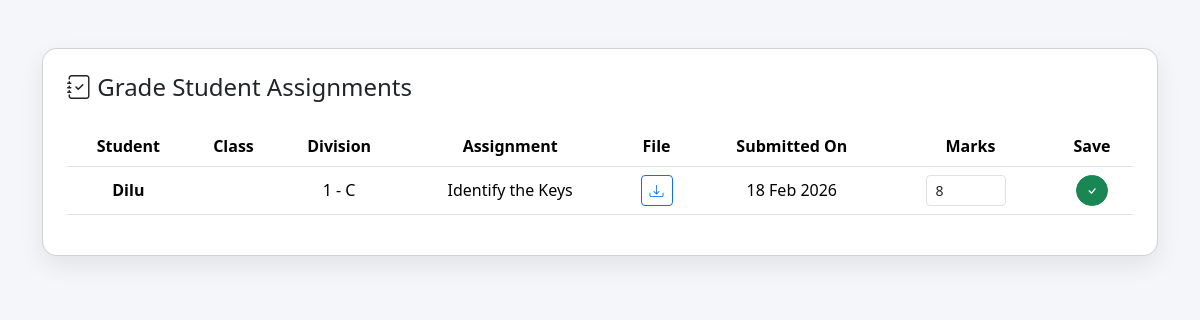
The page /view-submission/ (signed in) on the database its author committed.
### Student/models.py (models this page shows, shortened)
class StudentSubmission(models.Model):
    student = models.ForeignKey(
        'SchoolAdmin.Student',
        on_delete=models.CASCADE
    )
    assignment = models.ForeignKey(
        'Teacher.Assignment',
        on_delete=models.CASCADE
    )
    file = models.FileField(
        upload_to='submissions/',
        validators=[FileExtensionValidator(
            allowed_extensions=['pdf', 'doc', 'docx']
        )]
    )
    submitted_at = models.DateTimeField(auto_now_add=True)
    marks = models.PositiveIntegerField(null=True, blank=True)

### SchoolAdmin/models.py (models this page shows, shortened)
class Student(models.Model):
    user = models.OneToOneField(
        settings.AUTH_USER_MODEL,
        on_delete=models.CASCADE,
        null=True,
        blank=True
    )
    name = models.CharField(max_length=150)
    guardian_name = models.CharField(max_length=150)
    address = models.TextField()
    contact_number = models.CharField(max_length=15)
    date_of_birth = models.DateField()
    aadhar_number = models.CharField(max_length=12, unique=True)
    date_of_joining = models.DateField(default=date.today)
    division = models.ForeignKey(
        'Division',
        on_delete=models.PROTECT,
        related_name="students"
    )
    created_at = models.DateTimeField(auto_now_add=True)

class Division(models.Model):
    school_class = models.ForeignKey(
        SchoolClass,
        on_delete=models.CASCADE,
        related_name="divisions"
    )
    name = models.CharField(max_length=10)
    class Meta:
        unique_together = ('school_class', 'name')
    def __str__(self):
        return f"{self.school_class.name} - {self.name}"

class SchoolClass(models.Model):
    name = models.CharField(max_length=100, unique=True)

### Teacher/models.py (models this page shows, shortened)
class Assignment(models.Model):
    teacher = models.ForeignKey(
        'SchoolAdmin.Teacher',
        on_delete=models.CASCADE
    )
    school_class = models.ForeignKey(
        'SchoolAdmin.SchoolClass',
        on_delete=models.CASCADE
    )
    division = models.ForeignKey(
        'SchoolAdmin.Division',
        on_delete=models.CASCADE
    )
    subject = models.ForeignKey(
        'SchoolAdmin.Subject',
        on_delete=models.CASCADE
    )
    title = models.CharField(max_length=200)
    description = models.TextField()
    due_date = models.DateField()
    created_at = models.DateTimeField(auto_now_add=True)

### Teacher/views.py (the view, shortened to what this page needs)
# urls.py: path('view-submission/', views.teacher_view_submission, name='teacher_view_submission'),
@login_required
def teacher_view_submission(request):
    if request.user.role != 'TEACHER':
        return redirect('login')
    submissions = StudentSubmission.objects.select_related(
        'student', 'assignment'
    )
    return render(request, "teacher_view_submission.html", {
        "submissions": submissions
    })

### templates/teacher_view_submission.html (shortened to what this page needs)
<!DOCTYPE html>
<html>
<head>
    <link href="https://cdn.jsdelivr.net/npm/bootstrap@5.3.2/dist/css/bootstrap.min.css" rel="stylesheet">
    <link rel="stylesheet" href="https://cdn.jsdelivr.net/npm/bootstrap-icons@1.11.1/font/bootstrap-icons.css">
</head>
<body>
<div class="container py-5">
    <div class="card card-custom p-4">
        <h4 class="mb-4">
            <i class="bi bi-journal-check"></i> Grade Student Assignments
        </h4>
        <div class="table-responsive">
            <table class="table table-hover align-middle text-center">
                <thead>
                    <tr>
                        <th>Student</th>
                        <th>Class</th>
                        <th>Division</th>
                        <th>Assignment</th>
                        <th>File</th>
                        <th>Submitted On</th>
                        <th>Marks</th>
                        <th>Save</th>
                    </tr>
                </thead>
                <tbody>
                    {% for sub in submissions %}
                    <tr>
                        <td class="fw-semibold">{{ sub.student.name }}</td>
                        <td>{{ sub.student.student_class }}</td>
                        <td>{{ sub.student.division }}</td>
                        <td>{{ sub.assignment.title }}</td>
                        <td>
                            <a href="{{ sub.file.url }}"
                               class="btn btn-sm btn-outline-primary">
                                <i class="bi bi-download"></i>
                            </a>
                        </td>
                        <td>{{ sub.submitted_at|date:"d M Y" }}</td>
                        <td>
                            <form method="POST" class="d-flex justify-content-center">
                                <input type="number"
                                       name="marks"
                                       value="{{ sub.marks }}"
                                       class="form-control form-control-sm marks-input me-2"
                                       min="0"
                                       max="100"
                                       required>
                        </td>
                        <td>
                                <button type="submit"
                                        class="btn btn-success btn-sm grade-btn">
                                    <i class="bi bi-check"></i>
                                </button>
                        </td>
                    </tr>
                    {% empty %}
                    <tr>
                        <td colspan="8" class="text-muted py-4">
                            No submissions yet.
                        </td>
                    </tr>
                    {% endfor %}
                </tbody>
            </table>
        </div>
    </div>
</div>
</body>
</html>

### templates/teacher_view_submission.html (style rules this page uses)
body { background: #f4f6f9; }
.card-custom { border-radius: 15px; box-shadow: 0 10px 25px rgba(0,0,0,0.08); }
.table thead { background: #343a40; color: white; }
.marks-input { width: 80px; }
.grade-btn { border-radius: 20px; }

### rows shown on the page
StudentSubmission: student.name "Dilu", student.division "1 - C", assignment "Identify the Keys", submitted_at "18 Feb 2026", marks "8"
